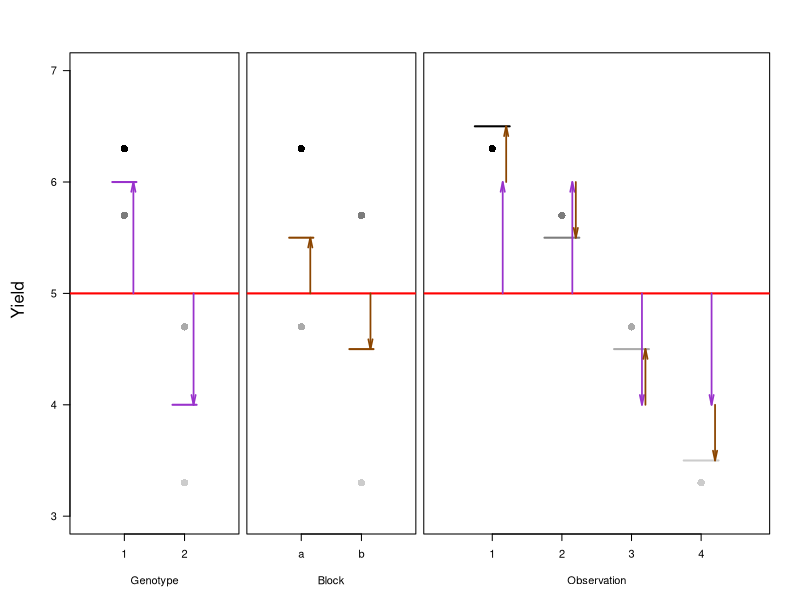
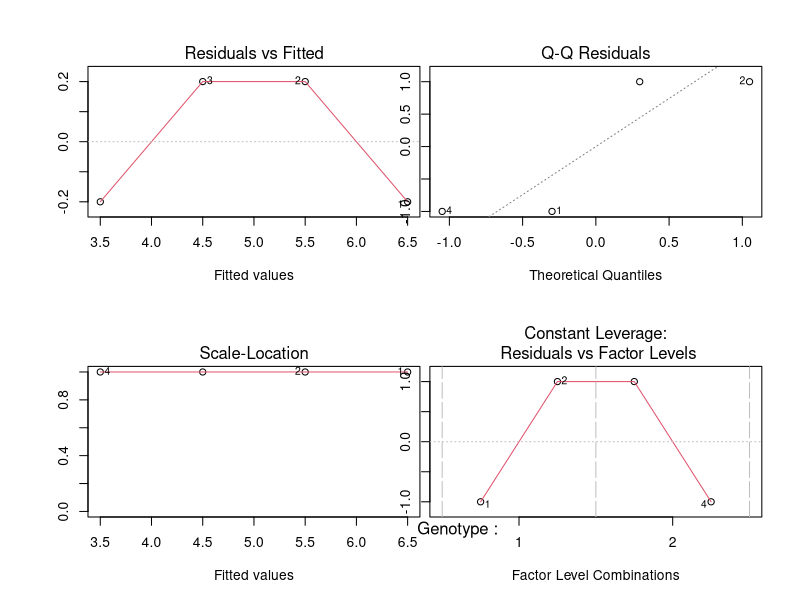
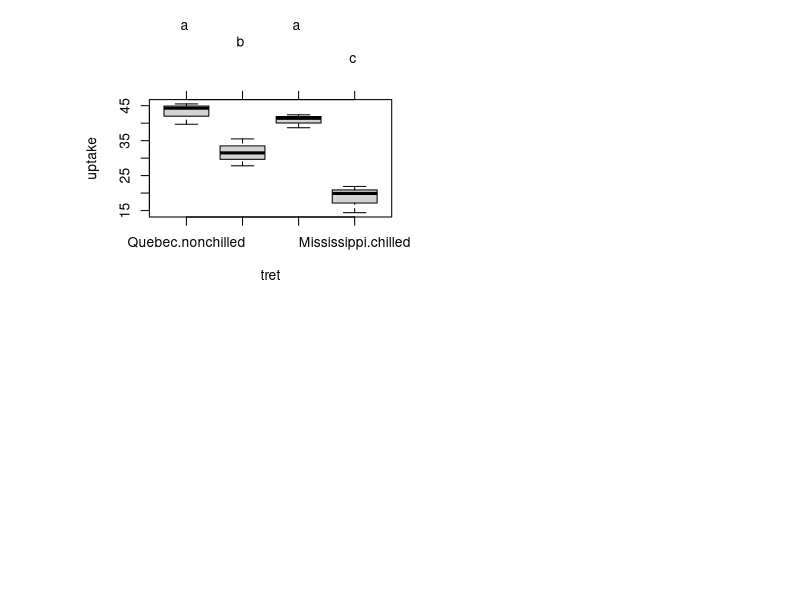

These charts were generated, in order, by the following R code:
## ---- chunk 1
arr <- function(x0, x1=x0, y0, y1=y0, col = 1){
  arrows(x0 = x0, y0 = y0, x1 = x1, y1 = y1, length = 0.1, angle = 12, col = col, lwd = 1.7)
}
data <- data.frame(Genotype = as.factor(c(1,1,2,2)),
                    Block = as.factor(c("a","b","a","b")),
                    Yield = c(6.3, 5.7, 4.7, 3.3))
options(contrasts = c("contr.sum", "contr.poly"))
fit <- aov(Yield ~ Genotype + Block, data = data)
myc <- coef(fit)
mu <- myc[1]
ef1 <- myc[2]
ef2 <- myc[3]
pred <- predict(fit)
ss <- 0.15
sm <- 0.2
sl <- 0.25
mycols <- gray.colors(n = 4, start = 0, end = 0.8)
mycols <- c(mycols, "darkorchid", "darkorange4")
palette(mycols)

layout(mat = matrix(c(1,2,3,3), ncol = 4))
par(oma = c(0,5,0,2))
par(mar = c(5,0.3,4,0.3))
plot(Yield ~ as.numeric(Genotype), data = data, pch = 16, col = 1:4, las = 1,
     ylim = c(3,7), xlim = c(0.2, 2.8), xaxt = "n", xlab = "Genotype", cex = 1.5)
axis(1, at = c(1,2))
abline(h = mu, col = "red", lwd = 2)
segments(x0 = 1-sm, y0 = mu+ef1, x1 = 1+sm, lwd = 2, col = 5)
segments(x0 = 2-sm, y0 = mu-ef1, x1 = 2+sm, lwd = 2, col = 5)
arr(x0 = 1+ss, y0 = mu, y1 = mu+ef1, col = 5)
arr(x0 = 2+ss, y0 = mu, y1 = mu-ef1, col = 5)

plot(Yield ~ as.numeric(Block), data = data, pch = 16, col = 1:4, las = 1,
     ylim = c(3,7), xlim = c(0.2, 2.8),
     xaxt = "n", yaxt = "n", xlab = "Block", cex = 1.5)
axis(1, at = c(1,2), labels = c("a", "b"))
abline(h = mu, col = "red", lwd = 2)
segments(x0 = 1-sm, y0 = mu+ef2, x1 = 1+sm, lwd = 2, col = 6)
segments(x0 = 2-sm, y0 = mu-ef2, x1 = 2+sm, lwd = 2, col = 6)
arr(x0 = 1+ss, y0 = mu, y1 = mu+ef2, col = 6)
arr(x0 = 2+ss, y0 = mu, y1 = mu-ef2, col = 6)

plot(1:4, data$Yield, pch = 16, col = 1:4, las = 1,
     ylim = c(3,7), xlim = c(0.2, 4.8), xlab = "Observation",
     yaxt = "n", cex = 1.5)
abline(h = mu, col = "red", lwd = 2)
segments(x0 = 1-sl, y0 = pred[1], x1 = 1+sl, lwd = 2, col = 1)
segments(x0 = 2-sl, y0 = pred[2], x1 = 2+sl, lwd = 2, col = 2)
segments(x0 = 3-sl, y0 = pred[3], x1 = 3+sl, lwd = 2, col = 3)
segments(x0 = 4-sl, y0 = pred[4], x1 = 4+sl, lwd = 2, col = 4)
arr(x0 = 1+ss, y0 = mu, y1 = mu+ef1, col = 5)
arr(x0 = 2+ss, y0 = mu, y1 = mu+ef1, col = 5)
arr(x0 = 3+ss, y0 = mu, y1 = mu-ef1, col = 5)
arr(x0 = 4+ss, y0 = mu, y1 = mu-ef1, col = 5)
arr(x0 = 1+sm, y0 = mu+ef1, y1 = pred[1], col = 6)
arr(x0 = 2+sm, y0 = mu+ef1, y1 = pred[2], col = 6)
arr(x0 = 3+sm, y0 = mu-ef1, y1 = pred[3], col = 6)
arr(x0 = 4+sm, y0 = mu-ef1, y1 = pred[4], col = 6)
mtext("Yield", 2, line = 3,  outer = TRUE)
palette("default")
## ---- chunk 2
fit <- aov(Yield ~ Genotype + Block, data = data)
anova(fit)          #Anova table
coef(fit)           #Effect of different Factors
predict(fit)        #Predict the fixed effect
residuals(fit)       #Actual yield - predicted fixed effect
par(mfrow = c(2,2))
plot(fit)
## ---- chunk 3
subCO2 <- CO2[CO2$conc == 1000,]
subCO2$tret <- interaction(subCO2$Type, subCO2$Treatment)
fit <- aov(uptake ~ tret, data = subCO2)

# Tukey's HSD
library(multcomp)
tuk <- glht(fit, linfct = mcp(tret = 'Tukey'))
summary(tuk)

# compact letter display
tuk.cld <- cld(tuk)
par(mar = c(5,4,6,2))
plot(tuk.cld)
